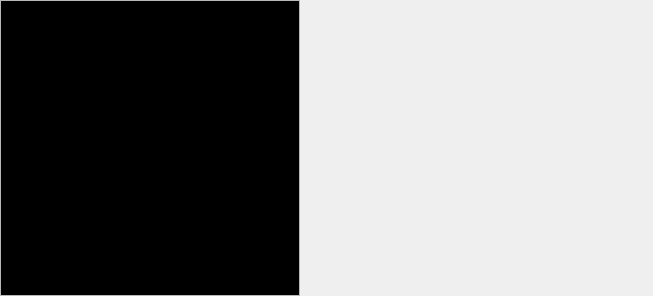
<?xml version="1.0" encoding="UTF-8"?>
<ui version="4.0">
 <class>SketchListWidget</class>
 <widget class="QWidget" name="SketchListWidget">
  <property name="geometry">
   <rect>
    <x>0</x>
    <y>0</y>
    <width>653</width>
    <height>296</height>
   </rect>
  </property>
  <property name="windowTitle">
   <string>Form</string>
  </property>
  <layout class="QHBoxLayout" name="horizontalLayout">
   <property name="leftMargin">
    <number>0</number>
   </property>
   <property name="topMargin">
    <number>0</number>
   </property>
   <property name="rightMargin">
    <number>0</number>
   </property>
   <property name="bottomMargin">
    <number>0</number>
   </property>
   <item>
    <widget class="QListWidget" name="list">
     <property name="sizePolicy">
      <sizepolicy hsizetype="Minimum" vsizetype="Expanding">
       <horstretch>0</horstretch>
       <verstretch>0</verstretch>
      </sizepolicy>
     </property>
     <property name="minimumSize">
      <size>
       <width>300</width>
       <height>0</height>
      </size>
     </property>
     <property name="maximumSize">
      <size>
       <width>16777215</width>
       <height>16777215</height>
      </size>
     </property>
     <property name="palette">
      <palette>
       <active>
        <colorrole role="WindowText">
         <brush brushstyle="SolidPattern">
          <color alpha="255">
           <red>255</red>
           <green>255</green>
           <blue>255</blue>
          </color>
         </brush>
        </colorrole>
        <colorrole role="Text">
         <brush brushstyle="SolidPattern">
          <color alpha="255">
           <red>255</red>
           <green>255</green>
           <blue>255</blue>
          </color>
         </brush>
        </colorrole>
        <colorrole role="ButtonText">
         <brush brushstyle="SolidPattern">
          <color alpha="255">
           <red>255</red>
           <green>255</green>
           <blue>255</blue>
          </color>
         </brush>
        </colorrole>
        <colorrole role="Base">
         <brush brushstyle="SolidPattern">
          <color alpha="255">
           <red>0</red>
           <green>0</green>
           <blue>0</blue>
          </color>
         </brush>
        </colorrole>
        <colorrole role="ToolTipText">
         <brush brushstyle="SolidPattern">
          <color alpha="255">
           <red>255</red>
           <green>255</green>
           <blue>255</blue>
          </color>
         </brush>
        </colorrole>
       </active>
       <inactive>
        <colorrole role="WindowText">
         <brush brushstyle="SolidPattern">
          <color alpha="255">
           <red>255</red>
           <green>255</green>
           <blue>255</blue>
          </color>
         </brush>
        </colorrole>
        <colorrole role="Text">
         <brush brushstyle="SolidPattern">
          <color alpha="255">
           <red>255</red>
           <green>255</green>
           <blue>255</blue>
          </color>
         </brush>
        </colorrole>
        <colorrole role="ButtonText">
         <brush brushstyle="SolidPattern">
          <color alpha="255">
           <red>255</red>
           <green>255</green>
           <blue>255</blue>
          </color>
         </brush>
        </colorrole>
        <colorrole role="Base">
         <brush brushstyle="SolidPattern">
          <color alpha="255">
           <red>0</red>
           <green>0</green>
           <blue>0</blue>
          </color>
         </brush>
        </colorrole>
        <colorrole role="ToolTipText">
         <brush brushstyle="SolidPattern">
          <color alpha="255">
           <red>255</red>
           <green>255</green>
           <blue>255</blue>
          </color>
         </brush>
        </colorrole>
       </inactive>
       <disabled>
        <colorrole role="WindowText">
         <brush brushstyle="SolidPattern">
          <color alpha="255">
           <red>120</red>
           <green>120</green>
           <blue>120</blue>
          </color>
         </brush>
        </colorrole>
        <colorrole role="Text">
         <brush brushstyle="SolidPattern">
          <color alpha="255">
           <red>120</red>
           <green>120</green>
           <blue>120</blue>
          </color>
         </brush>
        </colorrole>
        <colorrole role="ButtonText">
         <brush brushstyle="SolidPattern">
          <color alpha="255">
           <red>120</red>
           <green>120</green>
           <blue>120</blue>
          </color>
         </brush>
        </colorrole>
        <colorrole role="Base">
         <brush brushstyle="SolidPattern">
          <color alpha="255">
           <red>240</red>
           <green>240</green>
           <blue>240</blue>
          </color>
         </brush>
        </colorrole>
        <colorrole role="ToolTipText">
         <brush brushstyle="SolidPattern">
          <color alpha="255">
           <red>255</red>
           <green>255</green>
           <blue>255</blue>
          </color>
         </brush>
        </colorrole>
       </disabled>
      </palette>
     </property>
     <property name="iconSize">
      <size>
       <width>64</width>
       <height>64</height>
      </size>
     </property>
     <property name="movement">
      <enum>QListView::Static</enum>
     </property>
     <property name="flow">
      <enum>QListView::LeftToRight</enum>
     </property>
     <property name="isWrapping" stdset="0">
      <bool>true</bool>
     </property>
     <property name="spacing">
      <number>5</number>
     </property>
     <property name="gridSize">
      <size>
       <width>70</width>
       <height>90</height>
      </size>
     </property>
     <property name="viewMode">
      <enum>QListView::IconMode</enum>
     </property>
     <property name="uniformItemSizes">
      <bool>true</bool>
     </property>
     <property name="selectionRectVisible">
      <bool>false</bool>
     </property>
    </widget>
   </item>
   <item>
    <spacer name="horizontalSpacer">
     <property name="orientation">
      <enum>Qt::Horizontal</enum>
     </property>
     <property name="sizeHint" stdset="0">
      <size>
       <width>40</width>
       <height>20</height>
      </size>
     </property>
    </spacer>
   </item>
  </layout>
 </widget>
 <resources/>
 <connections/>
</ui>
